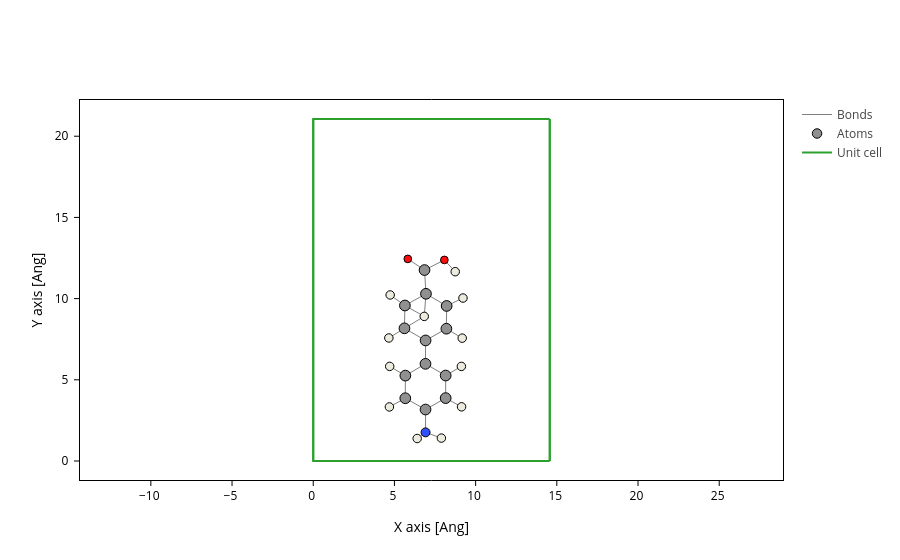

Notebook cell for this chart:
### Code cell
molec.plot(axes="xy")

### Figure 1 — Plotly figure (JSON) as saved in the notebook; plotly's stock layout.template omitted (floating-point values rounded to 4 significant figures; data arrays with more than 128 entries replaced by an {"elided": "..."} marker saying what was removed)
{"data": [{"line": {"color": "gray", "width": 1}, "meta": {}, "mode": "lines", "name": "Bonds", "opacity": 1, "type": "scatter", "x": {"elided": "651 float values"}, "y": {"elided": "651 float values"}}, {"marker": {"color": ["#909090", "#909090", "#EDEADE", "#EDEADE", "#909090", "#EDEADE", "#909090", "#EDEADE", "#EDEADE", "#EDEADE", "#FF0D0D", "#FF0D0D", "#909090", "#909090", "#EDEADE", "#909090", "#909090", "#909090", "#909090", "#EDEADE", "#EDEADE", "#EDEADE", "#909090", "#3050F8", "#909090", "#909090", "#EDEADE", "#EDEADE"], "line": {"color": "black", "width": 1}, "opacity": 1, "size": [10.72, 10.72, 8.48, 8.48, 10.72, 8.48, 10.72, 8.48, 8.48, 8.48, 7.68, 7.68, 10.72, 10.72, 8.48, 10.72, 10.72, 10.72, 10.72, 8.48, 8.48, 8.48, 10.72, 8.96, 10.72, 10.72, 8.48, 8.48]}, "meta": {}, "mode": "markers", "name": "Atoms", "opacity": 1, "type": "scatter", "x": [8.155, 8.155, 4.69, 9.122, 6.912, 9.173, 8.2, 4.737, 9.221, 8.744, 5.823, 8.075, 5.645, 6.918, 4.656, 6.853, 6.942, 5.617, 8.216, 6.836, 4.709, 9.134, 6.915, 6.917, 5.669, 5.673, 7.891, 6.4], "y": [3.873, 5.263, 3.33, 5.825, 5.984, 7.566, 8.146, 10.22, 10.03, 11.66, 12.45, 12.38, 9.576, 7.424, 7.576, 11.76, 10.3, 8.17, 9.549, 8.905, 5.826, 3.336, 3.17, 1.764, 3.865, 5.257, 1.41, 1.386]}, {"meta": {}, "mode": "lines", "name": "Unit cell", "type": "scatter", "x": [0.0, 0.0, 14.57, 14.57, 0.0, 0.0, NaN, 0.0, 0.0, 0.0, 14.57, 14.57, 0.0, NaN, 14.57, 14.57, NaN, 14.57, 14.57], "y": [0.0, 21.06, 21.06, 21.06, 21.06, 21.06, NaN, 21.06, 0.0, 0.0, 0.0, 0.0, 0.0, NaN, 21.06, 0.0, NaN, 21.06, 0.0]}], "layout": {"scene": {"aspectmode": "data", "xaxis": {"title": {"text": "X axis [Ang]"}}, "yaxis": {"title": {"text": "Y axis [Ang]"}}}, "xaxis": {"scaleanchor": "y", "scaleratio": 1, "title": {"text": "X axis [Ang]"}}, "yaxis": {"title": {"text": "Y axis [Ang]"}}}}
